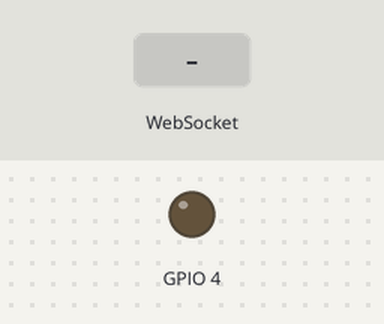
A sketch run on a simulated ESP32. Parts: output pins drawn as LEDs (lit = HIGH). The test bench sets the inputs (shaded band). WiFi joins after 1.5 s; servers stay silent unless stated; EEPROM starts erased; the camera gives no picture; what the sketch prints to the serial monitor is not drawn.

Above: at 3.0 s.
3.1 s: WebSocket text "esp32_led_on" received
At 3.5 s:
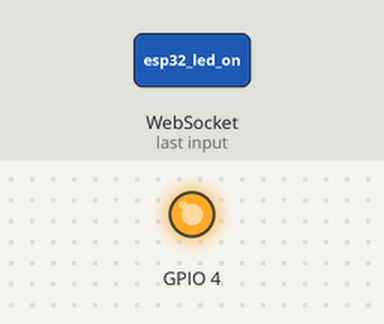
4.6 s: WebSocket text "esp32_led_off" received
At 5.9 s:
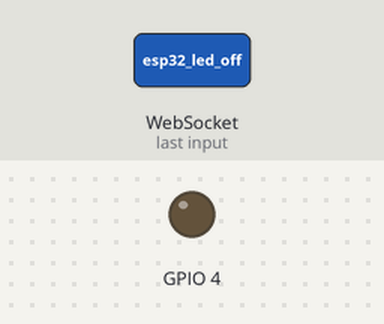
Timing chart, 0 to 7.6 s (numbered marks = the images above; inputs shaded):
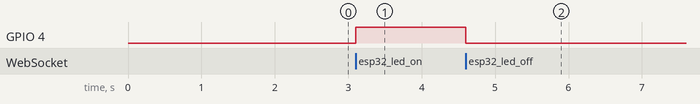

The sketch:

esp32cam_script2.ino
```cpp
#include <Arduino.h>
#include <WiFi.h>
#include <WebSocketsClient.h>
#include <stdlib.h>
#include <EEPROM.h>
#include "esp_camera.h"
#include "base64.h"  // Included with Arduino, part of ESP32 core

// Your Wi-Fi credentials
const char* ssid = "";
const char* password = "";
const char* DEVICE_ID = "REAL_ESP32CAM";

// WebSocket server IP and port
const char* websocket_host = "";  // Update with your PC's IP
const uint16_t websocket_port = 443;

WebSocketsClient webSocket;

#define RX_pin 13  // Safe GPIO
#define TX_pin 14  // Safe GPIO

//EEPROM
#define EEPROM_SIZE 1
#define STREAM_FLAG_ADDR 0

unsigned long lastSend = 0;
unsigned long lastSensorSend = 0;
static unsigned long lastSensorCheck = 0;
bool streamEnabled = false;

void saveStreamFlag(bool enabled) {
  EEPROM.write(STREAM_FLAG_ADDR, enabled ? 1 : 0);
  EEPROM.commit();
}

void loadStreamFlag() {
  streamEnabled = EEPROM.read(STREAM_FLAG_ADDR) == 1;
}


void webSocketEvent(WStype_t type, uint8_t* payload, size_t length) {
  switch (type) {
    case WStype_DISCONNECTED:
      Serial.println("[WebSocket] Disconnected");
      break;

    case WStype_CONNECTED:
      //Serial.println("[WebSocket] Connected to server");
      //Serial.println("[WebSocket] Connected to server");
      webSocket.sendTXT(String("device_id:") + DEVICE_ID);
      break;

    case WStype_TEXT:
      //Serial.printf("Received from server: %.*s\n", length, payload);
      String cmd((char*)payload, length);
      cmd.trim();
      cmd.toLowerCase();

      if (cmd == "ping") {
          webSocket.sendTXT("pong");
          return;
      }
      if (cmd == "automaticping") {
          webSocket.sendTXT("automaticpong");
          return;
      }


      if (cmd.startsWith("esp32")) {
        if (cmd == "esp32_stream_on") {
          streamEnabled = true;
          saveStreamFlag(true);
          //Serial.println("Streaming enabled.");
          return;
        }
        if (cmd == "esp32_stream_off") {
          streamEnabled = false;
          saveStreamFlag(false);
          //Serial.println("Streaming disabled.");
          return;
        }


        if (cmd == "esp32_led_on") {
          digitalWrite(4, HIGH);
        }
        if (cmd == "esp32_led_off") {
          digitalWrite(4, LOW);
        }
        if (cmd.startsWith("esp32_change_resolution")) {
          // Expected format: esp32_change_resolution:5
          int colonIndex = cmd.lastIndexOf(":");
          if (colonIndex != -1 && colonIndex + 1 < cmd.length()) {
            int frameSize = cmd.substring(colonIndex + 1).toInt();

            sensor_t * s = esp_camera_sensor_get();
            if (s != nullptr) {
              s->set_framesize(s, (framesize_t)frameSize);
              //Serial.printf("Resolution changed to frame size: %d\n", frameSize);
            } else {
              //Serial.println("Failed to get camera sensor");
            }
          } else {
            //Serial.println("Invalid resolution command format.");
          }
        }

      } else {
        cmd += "\n";
        Serial.print(cmd);  // Forward to Arduino via Serial
      }
      break;
  }
}

void setupCamera() {
  camera_config_t config;
  config.ledc_channel = LEDC_CHANNEL_0;
  config.ledc_timer   = LEDC_TIMER_0;
  config.pin_d0       = 5;
  config.pin_d1       = 18;
  config.pin_d2       = 19;
  config.pin_d3       = 21;
  config.pin_d4       = 36;
  config.pin_d5       = 39;
  config.pin_d6       = 34;
  config.pin_d7       = 35;
  config.pin_xclk     = 0;
  config.pin_pclk     = 22;
  config.pin_vsync    = 25;
  config.pin_href     = 23;
  config.pin_sscb_sda = 26;
  config.pin_sscb_scl = 27;
  config.pin_pwdn     = 32;
  config.pin_reset    = -1;
  config.xclk_freq_hz = 20000000;
  config.pixel_format = PIXFORMAT_JPEG;
  config.frame_size   = FRAMESIZE_QVGA; // 320x240
  config.jpeg_quality = 20;             // Lower is better quality
  config.fb_count     = 1;

  esp_err_t err = esp_camera_init(&config);
  if (err != ESP_OK) {
    //Serial.printf("Camera init failed with error 0x%x", err);
    while (true);
  }

  //Serial.println("Camera initialized.");
}

void setup() {
  Serial.begin(9600);
  Serial.setTimeout(10);


  WiFi.begin(ssid, password);
  Serial.print("Connecting to WiFi");

  while (WiFi.status() != WL_CONNECTED) {
    delay(500);
    Serial.print(".");
  }

  Serial.println("\nWiFi connected. IP address: ");
  Serial.println(WiFi.localIP());

  EEPROM.begin(EEPROM_SIZE);
  loadStreamFlag();

  setupCamera();

  pinMode(4, OUTPUT);
  digitalWrite(4, LOW);

  //Serial2.begin(9600, SERIAL_8N1, RX_pin, TX_pin);

  webSocket.beginSSL(websocket_host, websocket_port, "/");
  webSocket.onEvent(webSocketEvent);
  webSocket.setReconnectInterval(5000); // Reconnect every 5s
}


void loop() {
  webSocket.loop();

  if (WiFi.status() != WL_CONNECTED) {
    //Serial.println("WiFi disconnected. Reconnecting...");
    WiFi.begin(ssid, password);
    delay(10000);
    return;
  }

  if (streamEnabled && millis() - lastSend > 200 && webSocket.isConnected()) {
    //Serial.printf("Free heap before capture: %u bytes\n", ESP.getFreeHeap());

    camera_fb_t* fb = esp_camera_fb_get();
    if (!fb || fb->len == 0 || fb->buf == nullptr) {
      //Serial.println("Camera capture failed or invalid buffer");
      return;
    }

    String encoded = base64::encode(fb->buf, fb->len);
    webSocket.sendBIN(fb->buf, fb->len);
    esp_camera_fb_return(fb);

    //Serial.printf("Free heap after capture: %u bytes\n", ESP.getFreeHeap());
    //Serial.printf("Sending image (%d bytes base64)\n", encoded.length());

    encoded = "";  // Clear memory after sending
    lastSend = millis();
  }

  if (millis() - lastSensorCheck > 100) { // Check often
    while (Serial.available()) {
      String serialData = Serial.readStringUntil('\n');
      serialData.trim();

      if (serialData.startsWith("ard:") && webSocket.isConnected()) {
        String trimmedData = serialData.substring(4);
        webSocket.sendTXT(trimmedData);
      }
    }
    lastSensorCheck = millis();
  }

}
```

Measured:
- after the input at 3.1 s, GPIO 4: LOW → HIGH at once
- after the input at 4.6 s, GPIO 4: HIGH → LOW at once
